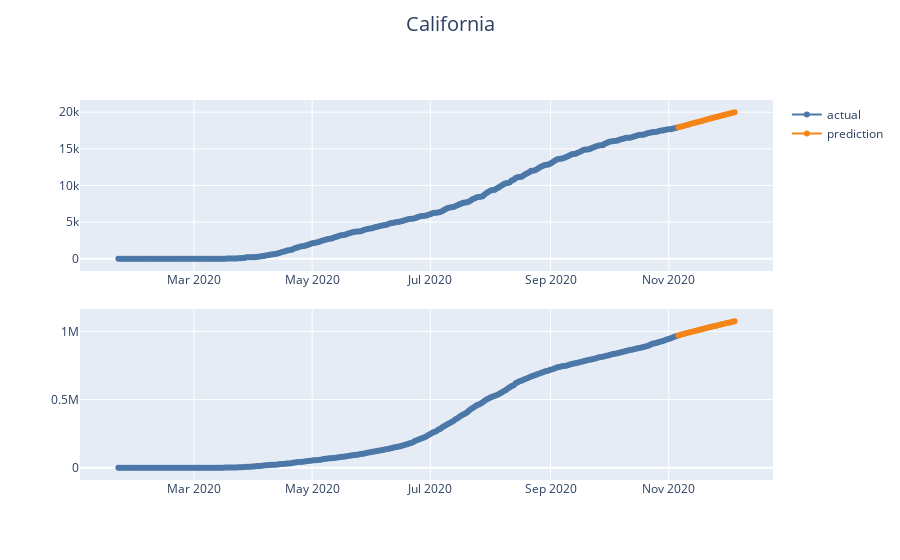

Notebook code for this chart:
### Markdown cell above
### Cleaning up the subplots

### Code cell
from plotly.colors import qualitative
COLORS = qualitative.T10[:2]
KINDS = 'Deaths', 'Cases'
dfs = {'actual': df_california_actual, 'prediction': df_california_pred}

fig = make_subplots(rows=2, cols=1, vertical_spacing=.1)
for row, kind in enumerate(KINDS, start=1):
    for i, (name, df) in enumerate(dfs.items()):
        fig.add_scatter(x=df.index, 
                        y=df[kind], 
                        mode="lines+markers", 
                        name=name,
                        line={"color": COLORS[i]},
                        row=row,
                        col=1)
    
fig.update_traces(showlegend=False, row=2, col=1)
fig.update_layout(title={"text": "California", "x": 0.5, "y": 0.97, "font": {"size": 20}})
fig

### Figure 1 — Plotly figure (JSON) as saved in the notebook; plotly's stock layout.template omitted (floating-point values rounded to 4 significant figures; data arrays with more than 128 entries replaced by an {"elided": "..."} marker saying what was removed)
{"data": [{"line": {"color": "#4C78A8"}, "mode": "lines+markers", "name": "actual", "type": "scatter", "x": {"elided": "289 str values"}, "xaxis": "x", "y": {"elided": "289 int values"}, "yaxis": "y"}, {"line": {"color": "#F58518"}, "mode": "lines+markers", "name": "prediction", "type": "scatter", "x": ["2020-11-06T00:00:00", "2020-11-07T00:00:00", "2020-11-08T00:00:00", "2020-11-09T00:00:00", "2020-11-10T00:00:00", "2020-11-11T00:00:00", "2020-11-12T00:00:00", "2020-11-13T00:00:00", "2020-11-14T00:00:00", "2020-11-15T00:00:00", "2020-11-16T00:00:00", "2020-11-17T00:00:00", "2020-11-18T00:00:00", "2020-11-19T00:00:00", "2020-11-20T00:00:00", "2020-11-21T00:00:00", "2020-11-22T00:00:00", "2020-11-23T00:00:00", "2020-11-24T00:00:00", "2020-11-25T00:00:00", "2020-11-26T00:00:00", "2020-11-27T00:00:00", "2020-11-28T00:00:00", "2020-11-29T00:00:00", "2020-11-30T00:00:00", "2020-12-01T00:00:00", "2020-12-02T00:00:00", "2020-12-03T00:00:00", "2020-12-04T00:00:00", "2020-12-05T00:00:00"], "xaxis": "x", "y": [17941, 18013, 18085, 18157, 18229, 18301, 18373, 18445, 18517, 18589, 18661, 18733, 18805, 18877, 18949, 19021, 19092, 19163, 19234, 19304, 19374, 19443, 19512, 19580, 19648, 19716, 19784, 19851, 19918, 19985], "yaxis": "y"}, {"line": {"color": "#4C78A8"}, "mode": "lines+markers", "name": "actual", "showlegend": false, "type": "scatter", "x": {"elided": "289 str values"}, "xaxis": "x2", "y": {"elided": "289 int values"}, "yaxis": "y2"}, {"line": {"color": "#F58518"}, "mode": "lines+markers", "name": "prediction", "showlegend": false, "type": "scatter", "x": ["2020-11-06T00:00:00", "2020-11-07T00:00:00", "2020-11-08T00:00:00", "2020-11-09T00:00:00", "2020-11-10T00:00:00", "2020-11-11T00:00:00", "2020-11-12T00:00:00", "2020-11-13T00:00:00", "2020-11-14T00:00:00", "2020-11-15T00:00:00", "2020-11-16T00:00:00", "2020-11-17T00:00:00", "2020-11-18T00:00:00", "2020-11-19T00:00:00", "2020-11-20T00:00:00", "2020-11-21T00:00:00", "2020-11-22T00:00:00", "2020-11-23T00:00:00", "2020-11-24T00:00:00", "2020-11-25T00:00:00", "2020-11-26T00:00:00", "2020-11-27T00:00:00", "2020-11-28T00:00:00", "2020-11-29T00:00:00", "2020-11-30T00:00:00", "2020-12-01T00:00:00", "2020-12-02T00:00:00", "2020-12-03T00:00:00", "2020-12-04T00:00:00", "2020-12-05T00:00:00"], "xaxis": "x2", "y": [970764, 974568, 978361, 982143, 985913, 989670, 993413, 997142, 1000855, 1004552, 1008233, 1011896, 1015541, 1019167, 1022774, 1026361, 1029927, 1033472, 1036995, 1040495, 1043972, 1047426, 1050855, 1054260, 1057639, 1060993, 1064321, 1067622, 1070896, 1074143], "yaxis": "y2"}], "layout": {"title": {"font": {"size": 20}, "text": "California", "x": 0.5, "y": 0.97}, "xaxis": {"anchor": "y", "domain": [0, 1]}, "xaxis2": {"anchor": "y2", "domain": [0, 1]}, "yaxis": {"anchor": "x", "domain": [0.55, 1]}, "yaxis2": {"anchor": "x2", "domain": [0, 0.45]}}}
